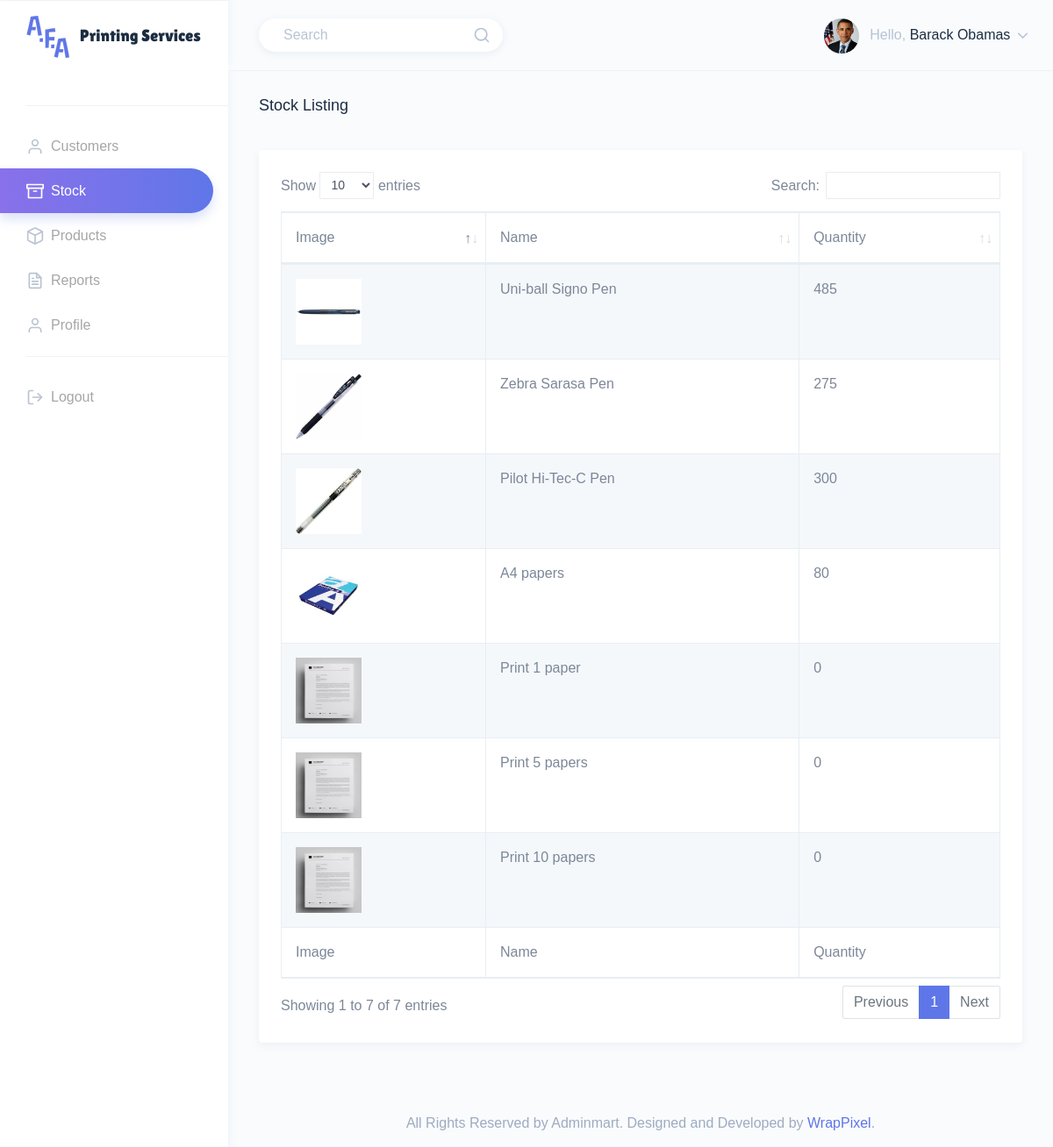
The page /src/html/manager/stock.php (signed in) on the database as committed earlier.
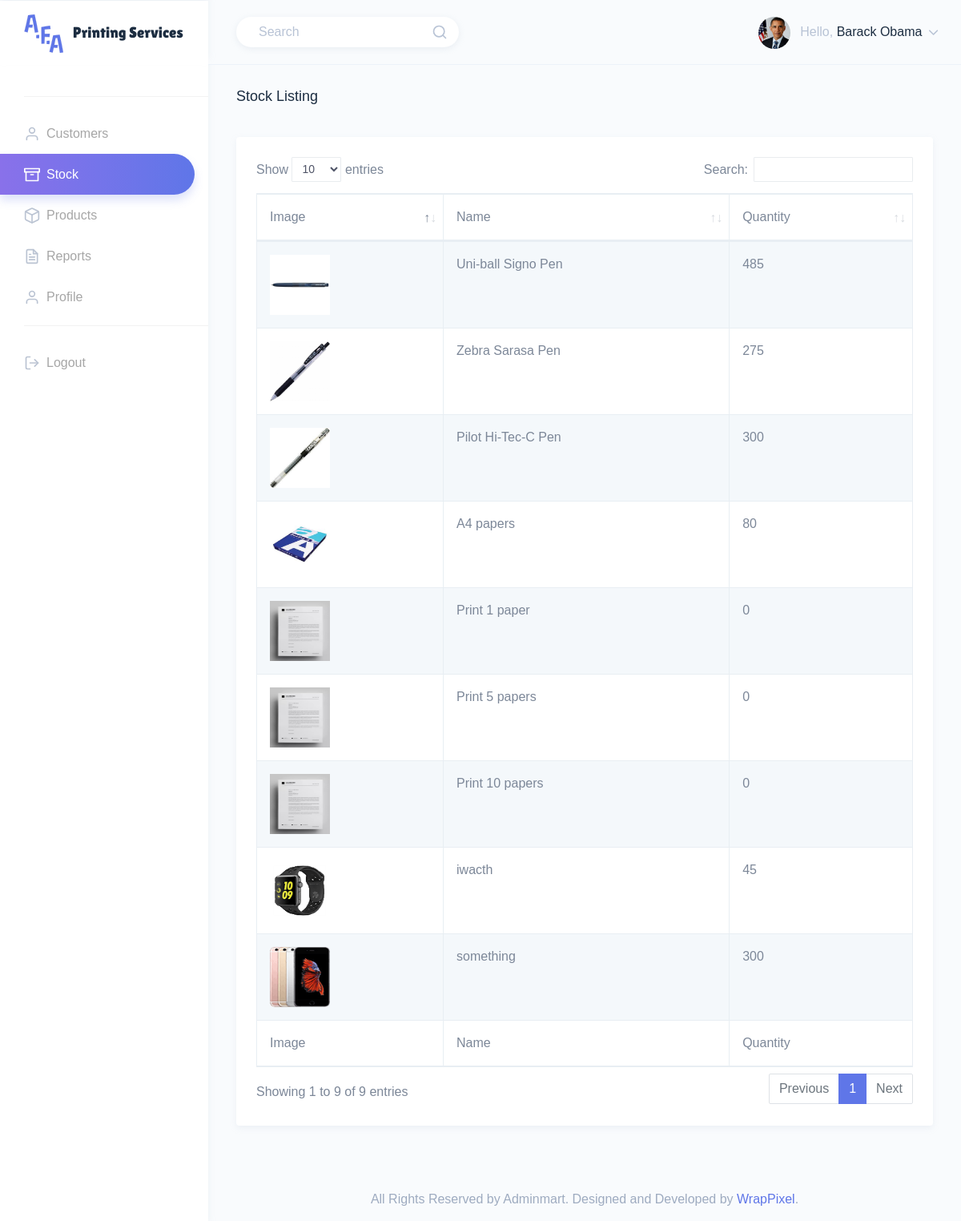
The same page on the database as committed later.
### tables this page shows
CREATE TABLE IF NOT EXISTS `user` (
  `user_id` int NOT NULL AUTO_INCREMENT,
  `full_name` varchar(150) NOT NULL,
  `email` varchar(150) NOT NULL,
  `phone` varchar(150) NOT NULL,
  `username` varchar(150) NOT NULL,
  `password` varchar(150) NOT NULL,
  `role` int NOT NULL,
  `access` tinyint(1) NOT NULL,
  `image_url` varchar(150) NOT NULL,
  PRIMARY KEY (`user_id`),
  KEY `role` (`role`)
);

CREATE TABLE IF NOT EXISTS `product` (
  `product_id` int NOT NULL AUTO_INCREMENT,
  `product_name` varchar(150) NOT NULL,
  `cost_price` int NOT NULL,
  `price` int NOT NULL,
  `description` varchar(250) NOT NULL,
  `barcode` varchar(150) NOT NULL,
  `quantity` int NOT NULL,
  `image_url` varchar(150) NOT NULL,
  `flag_service` tinyint(1) NOT NULL,
  PRIMARY KEY (`product_id`)
);

### src/html/manager/stock.php (the view, shortened to what this page needs)
<?php
    require_once('../../database/db.php');
    $sql = "SELECT full_name, image_url FROM user WHERE user_id=".$_SESSION['id']."";
    $query_result = mysqli_query($conn, $sql);
    while($record = mysqli_fetch_assoc($query_result)) {
      $user_info[] = $record;
    }
    $image_path=json_decode($user_info[0]['image_url'], true);
    $sql = "SELECT image_url,product_name,quantity FROM product";
    $query_result = mysqli_query($conn, $sql);
    while($record = mysqli_fetch_assoc($query_result)) {
      $stock[] = $record;
    }
?>
<!DOCTYPE html>
<html dir="ltr" lang="en">
<head>
    <link href="../../assets/extra-libs/datatables.net-bs4/css/dataTables.bootstrap4.css" rel="stylesheet">
    <link href="../../dist/css/style.min.css" rel="stylesheet">
</head>
<body>
    <div id="main-wrapper" data-theme="light" data-layout="vertical" data-navbarbg="skin6" data-sidebartype="full" data-sidebar-position="fixed" data-header-position="fixed" data-boxed-layout="full">
        <header class="topbar" data-navbarbg="skin6">
            <nav class="navbar top-navbar navbar-expand-md">
                <div class="navbar-header" data-logobg="skin6">
                    <div class="navbar-brand">
                        <a href="index.php">
                            <b class="logo-icon">
                                <img src="../../assets/images/logo-icon-1.svg" alt="homepage" class="dark-logo" />
                            </b>
                            <span class="logo-text">
                                <img src="../../assets/images/logo-text-1.svg" alt="homepage" class="dark-logo" />
                            </span>
                        </a>
                    </div>
                </div>
                <div class="navbar-collapse collapse" id="navbarSupportedContent">
                    <ul class="navbar-nav float-left mr-auto ml-3 pl-1">
                      <li class="nav-item d-none d-md-block">
                          <a class="nav-link" href="javascript:void(0)">
                              <form>
                                  <div class="customize-input">
                                      <input class="form-control custom-shadow custom-radius border-0 bg-white"
                                          type="search" placeholder="Search" aria-label="Search">
                                      <i class="form-control-icon" data-feather="search"></i>
                                  </div>
                              </form>
                          </a>
                      </li>
                    </ul>
                    <ul class="navbar-nav float-right">
                        <li class="nav-item dropdown">
                            <a class="nav-link dropdown-toggle" href="javascript:void(0)" data-toggle="dropdown"
                                aria-haspopup="true" aria-expanded="false">
                                <?php echo"<img src='../../assets/images/users/".$image_path['path']."' alt='user' class='rounded-circle'
                                    width='40'>"; ?>
                                <span class="ml-2 d-none d-lg-inline-block"><span>Hello,</span> <span
                                        class="text-dark"><?php echo $user_info[0]['full_name']; ?></span> <i data-feather="chevron-down"
                                        class="svg-icon"></i></span>
                            </a>
                        </li>
                    </ul>
                </div>
            </nav>
        </header>
        <aside class="left-sidebar" data-sidebarbg="skin6">
            <div class="scroll-sidebar" data-sidebarbg="skin6">
                <nav class="sidebar-nav">
                    <ul id="sidebarnav">
                    <li class="list-divider"></li>
                    <li class="sidebar-item"> <a class="sidebar-link" href="index.php"
                            aria-expanded="false"><i data-feather="user" class="feather-icon"></i><span
                                class="hide-menu">Customers</span></a>
                    </li>
                    <li class="sidebar-item"> <a class="sidebar-link sidebar-link" href="stock.php"
                            aria-expanded="false"><i data-feather="archive" class="feather-icon"></i><span
                                class="hide-menu">Stock</span></a>
                    </li>
                    <li class="sidebar-item"> <a class="sidebar-link sidebar-link" href="products.php"
                            aria-expanded="false"><i data-feather="box" class="feather-icon"></i><span
                                class="hide-menu">Products</span></a>
                    </li>
                    <li class="sidebar-item"> <a class="sidebar-link sidebar-link" href="reports.php"
                            aria-expanded="false"><i data-feather="file-text" class="feather-icon"></i><span
                                class="hide-menu">Reports</span></a>
                    </li>
                    <li class="sidebar-item"> <a class="sidebar-link sidebar-link" href="profile.php"
                        aria-expanded="false"><i data-feather="user" class="feather-icon"></i><span
                            class="hide-menu">Profile</span></a>
                    </li>
                        <li class="list-divider"></li>
                        <li class="sidebar-item"> <a class="sidebar-link sidebar-link" href="../logout.php"
                                aria-expanded="false"><i data-feather="log-out" class="feather-icon"></i><span
                                    class="hide-menu">Logout</span></a></li>
                    </ul>
                </nav>
            </div>
        </aside>
        <div class="page-wrapper">
            <div class="page-breadcrumb">
                <div class="row">
                    <div class="col-7 align-self-center">
                        <h4 class="page-title text-truncate text-dark font-weight-medium mb-1">Stock Listing</h4>
                    </div>
                </div>
            </div>
            <div class="container-fluid">
                <div class="row">
                    <div class="col-12">
                        <div class="card">
                            <div class="card-body">
                                <div class="table-responsive">
                                    <table id="zero_config" class="table table-striped table-bordered no-wrap">
                                        <thead>
                                            <tr>
                                              <th>Image</th>
                                              <th>Name</th>
                                              <th>Quantity</th>
                                            </tr>
                                        </thead>
                                        <tbody>
                                          <?php
                                              for($i=0;$i<count($stock);$i++){
                                                  $image_path=json_decode($stock[$i]['image_url'],true);
                                                  $product_name=$stock[$i]['product_name'];
                                                  $quantity=$stock[$i]['quantity'];
                                                  echo "<tr>";
                                                  echo"<td> <img src='../../assets/images/products/".$image_path['path']."' width='75' height='75'></td>";
                                                  echo"<td>".$product_name."</td>";
                                                  echo"<td>".$quantity."</td>";
                                                  echo "</tr>";
                                              }
                                          ?>
                                        </tbody>
                                        <tfoot>
                                            <tr>
                                              <th>Image</th>
                                              <th>Name</th>
                                              <th>Quantity</th>
                                            </tr>
                                        </tfoot>
                                    </table>
                                </div>
                            </div>
                        </div>
                    </div>
                </div>
            </div>
            <footer class="footer text-center text-muted">
                All Rights Reserved by Adminmart. Designed and Developed by <a
                    href="https://wrappixel.com">WrapPixel</a>.
            </footer>
        </div>
    </div>
</body>
</html>

Rows that differ between the two databases and show on the page:
changed user: full_name "Barack Obamas" → "Barack Obama"
added product: shows a picture, product_name "iwacth", quantity "45"
added product: shows a picture, product_name "something", quantity "300"
Other text that changed with them:
text written by a page script: "Show entries Search: Showing 1 to 7 of 7 entries Previous 1 Next" → "Show entries Search: Showing 1 to 9 of 9 entries Previous 1 Next"
